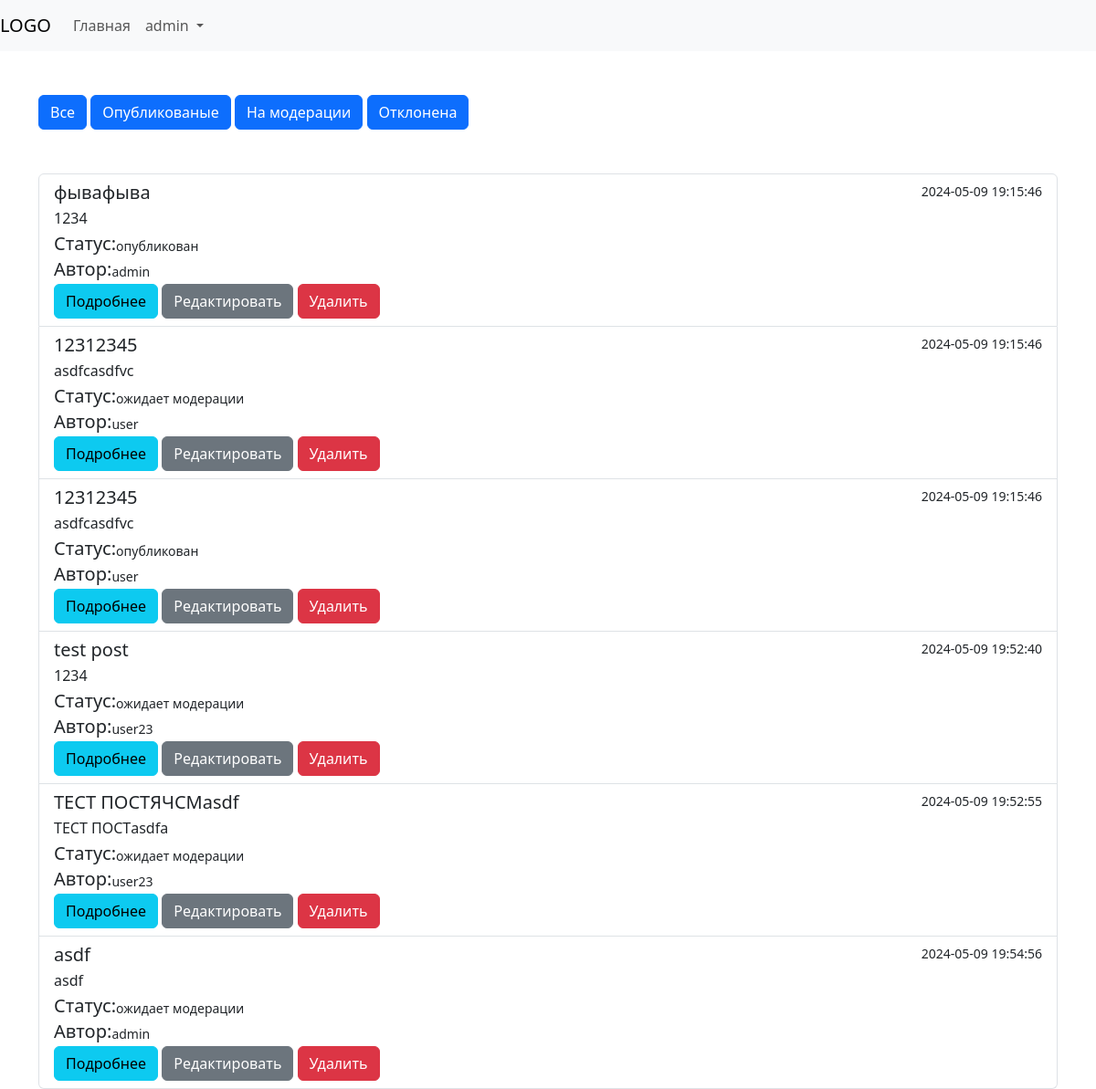
The page /admin (signed in) on the database its author committed.
### tables this page shows
CREATE TABLE `posts` (
  `id` int NOT NULL,
  `name` varchar(255) NOT NULL,
  `description` text NOT NULL,
  `user_id` int DEFAULT NULL,
  `date` datetime NOT NULL,
  `status` varchar(255) NOT NULL
);

CREATE TABLE `user` (
  `id` int NOT NULL,
  `login` varchar(255) NOT NULL,
  `email` varchar(255) NOT NULL,
  `password` varchar(255) NOT NULL,
  `role` varchar(255) NOT NULL,
  `token` varchar(255) DEFAULT NULL
);

### Db/Db.php (called while the page is built, shortened)
<?php
class Db
{
    private static $dbInstance = null;
    public static function conn() {
        if ( self::$dbInstance == null  ) {
            try {
                self::$dbInstance = new PDO("mysql:host=mysql;dbname=td_complect", "root", "root");
            } catch (Exception $e) {
                echo $e->getMessage();
            }
        }
        return self::$dbInstance;
    }
}

### Helpers/Utils.php (called while the page is built, shortened)
<?php
class Utils
{
    public static function checkAuth(): bool
    {
        if (!empty($_SESSION['user'])) {
            $sql = 'select * from user where id=:id or token=:token';
            $user = Db::conn()->prepare($sql);
            $user->execute([
                'id' => $_SESSION['user']['id'],
                'token' => $_SESSION['user']['token'],
            ]);
            $user = $user->fetch(PDO::FETCH_ASSOC);
            if ($user) {
                return true;
            } else {
                return false;
            }
        } else {
            return false;
        }
    }
    public static function isAdmin(): bool
    {
        $sql = 'select * from user where id=:id or token=:token';
        $user = Db::conn()->prepare($sql);
        $user->execute([
            'id' => $_SESSION['user']['id'],
            'token' => $_SESSION['user']['token'],
        ]);
        $user = $user->fetch(PDO::FETCH_ASSOC);
        if ($user['role'] === RoleEnum::ADMIN->value) {
            return true;
        } else {
            return false;
        }
    }
}

### Controllers/PostsController.php (called while the page is built, shortened)
<?php
class PostsController
{
    public function getAll()
    {
        $sql = 'SELECT  p.id, p.name, p.description, p.date, p.status, u.login as author, p.user_id FROM posts as p left join user as u on p.user_id=u.id';
        $stmt = Db::conn()->prepare($sql);
        $stmt->execute();
        $posts = $stmt->fetchAll(PDO::FETCH_ASSOC);
        return $posts;
    }
}

### Views/Pages/admin.php (the view, shortened to what this page needs)
<!DOCTYPE html>
<?php
include_once('./Views/Partials/head.php');
?>
<body>
<?php
include_once('./Views/Partials/header.php');
?>
<div class="container">
    <div class="group">
        <for
    </div>
    <div class="group mt-5">
        <a href='/my' type="button" class="btn btn-primary">Все</a>
        <a href='/my/published' type="button" class="btn btn-primary">Опубликованые</a>
        <a href='/my/wait' type="button" class="btn btn-primary">На модерации</a>
        <a href='/my/deny' type="button" class="btn btn-primary">Отклонена</a>
    </div>
    <ul class="list-group mt-5">
        <?php
        if (empty($posts)) {
            ?><h2> Нет постов!</h2><?php
        } else {
            foreach ($posts as $post) {
                ?>
                <li class="list-group-item">
                    <div class="d-flex w-100 justify-content-between">
                        <h5 class="mb-1"><?= $post['name'] ?></h5>
                        <small><?= $post['date'] ?></small>
                    </div>
                    <p class="mb-1"><?= $post['description'] ?></p>
                    <div class="d-flex w-100 align-items-center">
                        <h5 class="mb-1">Статус:</h5>
                        <small><?= $post['status'] ?></small>
                    </div>
                    <div class="d-flex w-100 align-items-center">
                        <h5 class="mb-1">Автор:</h5>
                        <small><?= $post['author'] ?></small>
                    </div>
                    <a href='/blogs/<?= $post['id'] ?>' type="button" class="btn btn-info">Подробнее</a>
                    <a href='/post/edit/<?= $post['id'] ?>' type="button" class="btn btn-secondary">Редактировать</a>
                    <a href='/post/delete/<?= $post['id'] ?>' type="button" class="btn btn-danger">Удалить</a>
                </li>
                <?php
            }
        }
        ?>
    </ul>
</div>
</body>

### Router/Router.php (shortened to what this page needs)
<?php
class Router
{
    protected $routes = [];
    public function addRoute(string $method, string $url, callable $target) : void
    {
        $this->routes[$method][$url] = $target;
    }
    public function matchRoute() : void
    {
        $method = $_SERVER['REQUEST_METHOD'];
        $url = $_SERVER['REQUEST_URI'];
        if (isset($this->routes[$method])) {
            foreach ($this->routes[$method] as $routeUrl => $target) {
                $pattern = preg_replace('/\/:([^\/]+)/', '/(?P<$1>[^/]+)', $routeUrl);
                if (preg_match('#^' . $pattern . '$#', $url, $matches)) {
                    $params = array_filter($matches, 'is_string', ARRAY_FILTER_USE_KEY);
                    call_user_func_array($target, $params);
                    return;
                }
            }
        }
    }
}

### index.php (shortened to what this page needs)
<?php
include_once('./Helpers/Utils.php');
include_once("./Router/Router.php");
include_once("./Db/Db.php");
include_once('./Controllers/PostsController.php');
$router = new Router();
$router->addRoute('GET', '/', function () {
    $posts = new PostsController();
    $posts = $posts->show();
    include_once("./Views/Pages/main.php");
});
$router->addRoute('GET', '/admin', function () {
    if(!Utils::checkAuth()) {
        Utils::setFlash('main_error', 'Нет прав');
        header('Location: /');
    } elseif (Utils::checkAuth() && !Utils::isAdmin()) {
        Utils::setFlash('main_error', 'Нет прав');
        header('Location: /');
    } else {
        $posts = new PostsController();
        $posts = $posts->getAll();
        include_once("./Views/Pages/admin.php");
    }
});
$router->addRoute('GET', '/my', function () {
    $posts = new PostsController();
    $posts = $posts->getMy();
    include_once("./Views/Pages/my-post.php");
});
$router->addRoute('GET', '/my/:status', function ($status) {
    $posts = new PostsController();
    $posts = $posts->getMy($status);
    include_once("./Views/Pages/my-post.php");
});
$router->addRoute('GET', '/login', function () {
    if (Utils::checkAuth()) {
        header('Location: /');
    }
    include_once("./Views/Pages/Login.php");
});
$router->addRoute('POST', '/login', function () {
    if (Utils::checkAuth()) {
        echo json_encode(['status' => 'error', 'message' => 'вы уже авторизованы']);
    } else {
        $auth = new AuthController();
        $auth->login($_POST['login'], $_POST['password']);
    }
});
$router->addRoute('GET', '/logout', function () {
    if (Utils::checkAuth()) {
        unset($_SESSION['user']);
        Utils::redirect('login');
    } else {
        Utils::setFlash('login_error', 'Вы не были зарегистрированы!');
        Utils::redirect('login');
    }
});
$router->addRoute('GET', '/register', function () {
    if (Utils::checkAuth()) {
        header('Location: /');
    }
    include_once("./Views/Pages/Register.php");
});
$router->addRoute('POST', '/register', function () {
    if (Utils::checkAuth()) {
        echo json_encode(['status' => 'error', 'message' => 'вы уже авторизованы']);
    } else {
        $auth = new AuthController();
        $auth->register($_POST['login'], $_POST['email'], $_POST['password'], $_POST['confirm_password']);
    }
});
$router->addRoute('GET', '/blogs/:blogID', function ($blogID) {
    $post = new PostsController();
    $post = $post->getOne((int)$blogID);
    $rights = null;
    if ($post && !Utils::checkAuth() && $post['status'] != StatusEnum::PUBLISHED->value) {
        $rights = 'Нет доступа!';
    }
    if ($post && Utils::checkAuth() && $post['status'] != StatusEnum::PUBLISHED->value && !Utils::checkRights($post)) {
        $rights = 'Нет доступа!';
    }
    include_once("./Views/Pages/post.php");
});
$router->addRoute('GET', '/post/create', function () {
    if (!Utils::checkAuth()) {
        $rights = 'Нет доступа!';
    }
    include_once("./Views/Pages/create-post.php");
});
$router->addRoute('POST', '/post/create', function () {
    if (!Utils::checkAuth()) {
        echo json_encode(['status' => 'error', 'message' => 'Нет прав']);
    } else {
        $post = new PostsController();
        $post = $post->store($_POST['name'], $_POST['description']);
    }
});
$router->addRoute('GET', '/post/delete/:id', function ($id) {
    $post = new PostsController();
    $post = $post->getOne((int)$id);
    $rights = Utils::checkRights($post);
    if (!Utils::checkAuth()) {
        Utils::setFlash('login_error', 'Нужна аторизация!');
        Utils::redirect('login');
        exit;
    }
    if ($post && !$rights) {
        Utils::setFlash('post_error', 'Нет прав!');
    }
    if(!$post) {
        Utils::setFlash('post_error', 'Нет такого поста!');
    }
    if($post && $rights) {
        $post = new PostsController();
        $post = $post->delete($id);
        Utils::setFlash('post_success', 'Удалено!');
    }
    if(!empty($_SERVER['HTTP_REFERER']) && $rights) {
        header('Location: ' . $_SERVER['HTTP_REFERER']);
        exit;
    } else {
        Utils::setFlash('main_error', 'Нет прав!');
        header('Location: /');
    }
});
$router->addRoute('GET', '/post/edit/:blogID', function ($blogID) {
    $post = new PostsController();
    $post = $post->getOne((int)$blogID);
    $rights = null;
    if ($post && !Utils::checkAuth() && $post['status'] != StatusEnum::PUBLISHED->value) {
        $rights = 'Нет доступа!';
    }
    if ($post && Utils::checkAuth() && $post['status'] != StatusEnum::PUBLISHED->value && !Utils::checkRights($post)) {
        $rights = 'Нет доступа!';
    }
    include_once("./Views/Pages/post-edit.php");
});
$router->addRoute('POST', '/post/edit/', function () {
    $post = new PostsController();
    $post = $post->getOne((int)$_POST['id']);
    $status = !empty($_POST['status']) ?  $_POST['status'] : null;
    $rights = null;
    if (!Utils::checkAuth()) {
        echo json_encode(['status' => 'error', 'message' => 'Авторизуйтесь']);
    } elseif ($post && Utils::checkAuth() && !Utils::checkRights($post)) {
        echo json_encode(['status' => 'error', 'message' => 'Нет прав']);
    } elseif (!$post && Utils::checkAuth()) {
        echo json_encode(['status' => 'error', 'message' => 'Такого поста нет!']);
    }else {
        $post = new PostsController();
        $post = $post->edit($_POST['id'], $_POST['name'], $_POST['description'], $status);
    }
});
$router->matchRoute();

### Views/Partials/head.php
<head>
    <link rel="stylesheet" href="/Style/bootstrap.min.css">
</head>

### Views/Partials/header.php (shortened to what this page needs)
<header>
    <nav class="navbar navbar-expand-lg navbar-light bg-light">
        <a class="navbar-brand" href="#">LOGO</a>
        <div class="collapse navbar-collapse" id="navbarSupportedContent">
            <ul class="navbar-nav mr-auto">
                <li class="nav-item active">
                    <a class="nav-link" href="/">Главная</a>
                </li>
                <?php
                    if(Utils::checkAuth()) {
                        ?>
                        <li class="nav-item dropdown">
                            <a class="nav-link dropdown-toggle" href="#" id="navbarDropdown" role="button" data-bs-toggle="dropdown" aria-expanded="false">
                                    <?=$_SESSION['user']['login']?>
                            </a>
                        </li>
                        <?php
                    }
                ?>
            </ul>
        </div>
    </nav>
</header>

### rows shown on the page
posts: name "фывафыва", date "2024-05-09 19:15:46", description "1234", status "опубликован", user.login "admin"
posts: name "12312345", date "2024-05-09 19:15:46", description "asdfcasdfvc", status "ожидает модерации", user.login "user"
posts: name "12312345", date "2024-05-09 19:15:46", description "asdfcasdfvc", status "опубликован", user.login "user"
posts: name "test post", date "2024-05-09 19:52:40", description "1234", status "ожидает модерации", user.login "user23"
posts: name "ТЕСТ ПОСТЯЧСМasdf", date "2024-05-09 19:52:55", description "ТЕСТ ПОСТasdfa", status "ожидает модерации", user.login "user23"
posts: name "asdf", date "2024-05-09 19:54:56", description "asdf", status "ожидает модерации", user.login "admin"
